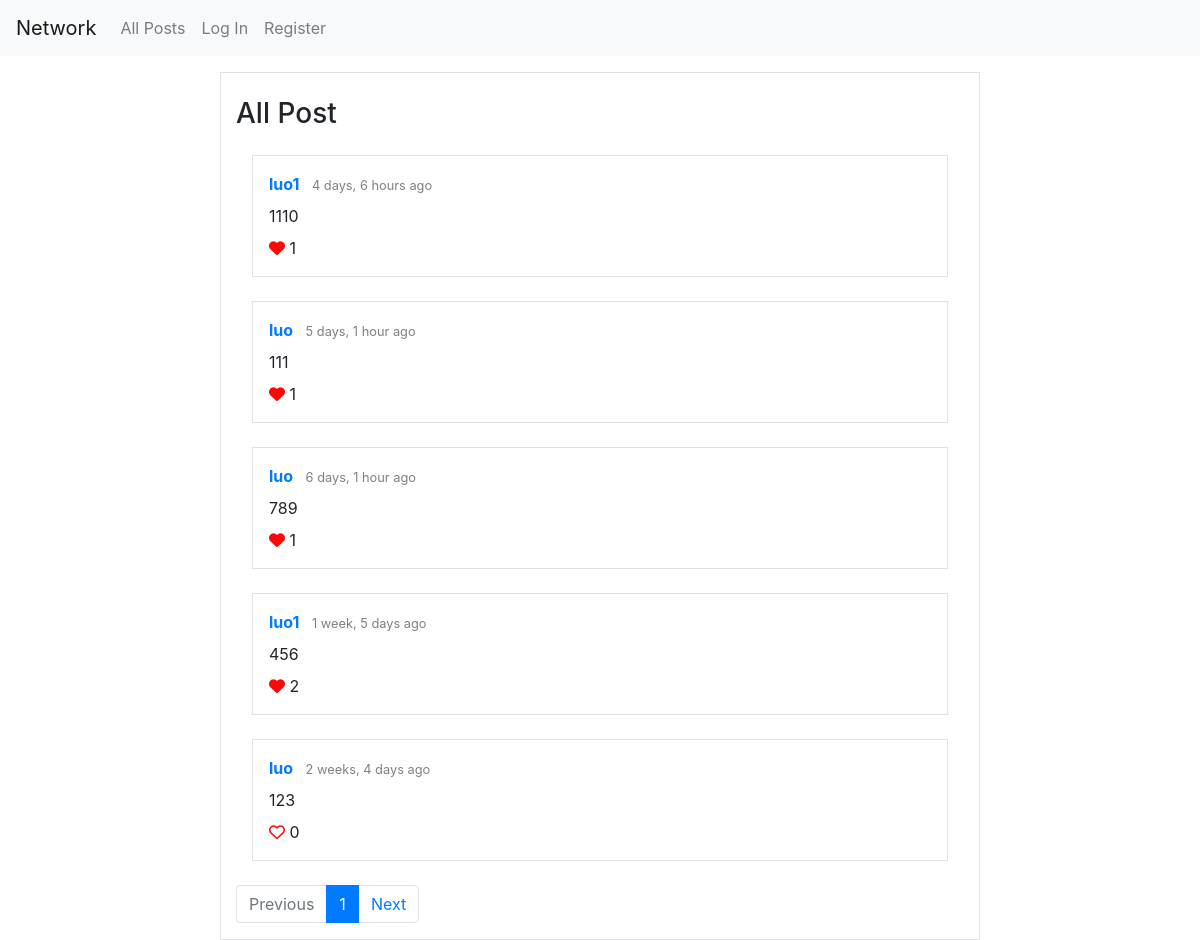
The page / on the database its author committed.
### network/models.py (models this page shows, shortened)
class Post(models.Model):
    author = models.ForeignKey(User, on_delete=models.CASCADE, related_name = 'posts')
    content = models.CharField(max_length=10000)
    created_at = models.DateTimeField(auto_now_add=True)
    liked_by = models.ManyToManyField(User, blank=True, related_name= 'likes')
    def likes(self):
        return self.liked_by.all().count()
    class Meta:
        ordering = ['-created_at']

class User(AbstractUser):
    pass
    following = models.ManyToManyField('self', blank=True, related_name = 'followers', symmetrical=False)

### network/views.py (the view)
# urls.py: path("", views.index, name="index"),
def index(request):
    posts = Post.objects.all()
    paginator = Paginator(posts, 10)
    page_number = request.GET.get('page', 1)
    page = paginator.get_page(page_number)
    return render(request, "network/index.html", {
        "form": NewPostForm(),
        "page": page,
        "previous_url": get_previous_url(page),
        "next_url": get_next_url(page),
    })

### network/utilities.py (called while the page is built)
def get_previous_url(page):
    if page.has_previous():
        previous_url = f'?page={page.previous_page_number()}'
    else:
        previous_url = ''
    return previous_url

def get_next_url(page):
    if page.has_next():
        next_url = f'?page={page.next_page.number()}'
    else:
        next_url = ''
    return next_url

### network/templates/network/index.html (shortened to what this page needs)
{% extends "network/layout.html" %}
{% block body %}
<div class="container">
  <div class="row justify-content-center">
      <div class="col-12 col-lg-8 mt-3 bg-white border">
        <h3 class="pt-4 pb-3">All Post</h3>
        {%  include "network/posts_codeblock.html" %}
      </div>
  </div>
</div>
{% endblock %}

### network/templates/network/posts_codeblock.html (shortened to what this page needs)
{% load humanize %}
{% load static  %}
   {% for post in page.object_list %}
   <div class="border box-shadow-posts  p-3 mb-4 mx-0 mx-md-3">
      <div class= "pb-2" id= "post_headline_{{ post.id }}">
        <a href={% url 'profile' post.author.id %}>
            <strong>{{ post.author }}</strong>
        </a>
        <small class="pl-2 text-black-50">{{ post.created_at|naturaltime }}</small>
      </div>
      <div id="post_contentgroup_{{ post.id }}">
          <p id="post_content_{{ post.id }}" class="mb-2">{{ post.content }}</p>
      </div>
      <div id="post_likes_{{ post.id }}">
        {% if user.is_authenticated %}
        <i id="post_likeicon_{{ post.id }}" data-id="{{ post.id }}" class="likeicon likeicon-user fa-heart {% if user in post.liked_by.all %}fas{% else %}far{% endif %}"></i>
        {% else %}
        <i class="likeicon fa-heart {% if post.likes != 0 %}fas{% else %}far{% endif %}"></i>
        {% endif %}
        <span id="post_likecount_{{ post.id }}">{{ post.likes }}</span>
      </div>
   </div>
   {% endfor %}
   {% if page.object_list %}
   <nav aria-label="...">
     <ul class="pagination">
       <li class="page-item disabled">
         <a class="page-link" href="{{ previous_url }}" tabindex="-1" aria-disabled="true">Previous</a>
       </li>
       {% for n in page.paginator.page_range %}
          {% if n == page.number %}
          <li class="page-item active" aria-current="page">
              <span class="page-link" style="page-link">
              {{ n }}
              </span>
          </li>
          {% endif %}
       {% endfor %}
       <li class="page-item">
         <a class="page-link" href="{{ next_url }}">Next</a>
       </li>
     </ul>
   </nav>
{% endif %}

### network/static/network/styles.css (style rules this page uses)
.likeicon { color:#fc0808; }

### rows shown on the page
Post: author "luo1", created_at "4 days, 6 hours ago", content "1110", likes "1"
Post: author "luo", created_at "5 days, 1 hour ago", content "111", likes "1"
Post: author "luo", created_at "6 days, 1 hour ago", content "789", likes "1"
Post: author "luo1", created_at "1 week, 5 days ago", content "456", likes "2"
Post: author "luo", created_at "2 weeks, 4 days ago", content "123", likes "0"

### other values the page prints
{{ n }} "1"
